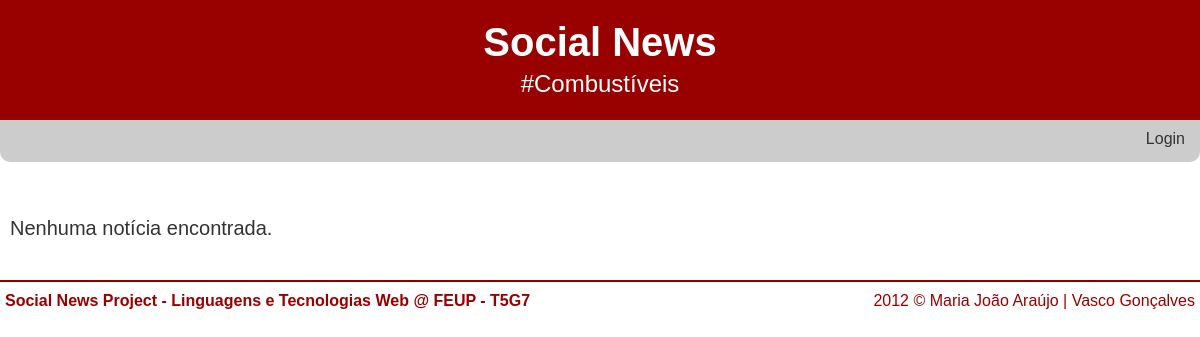
Page /?tag=Combustíveis on the earlier database version.
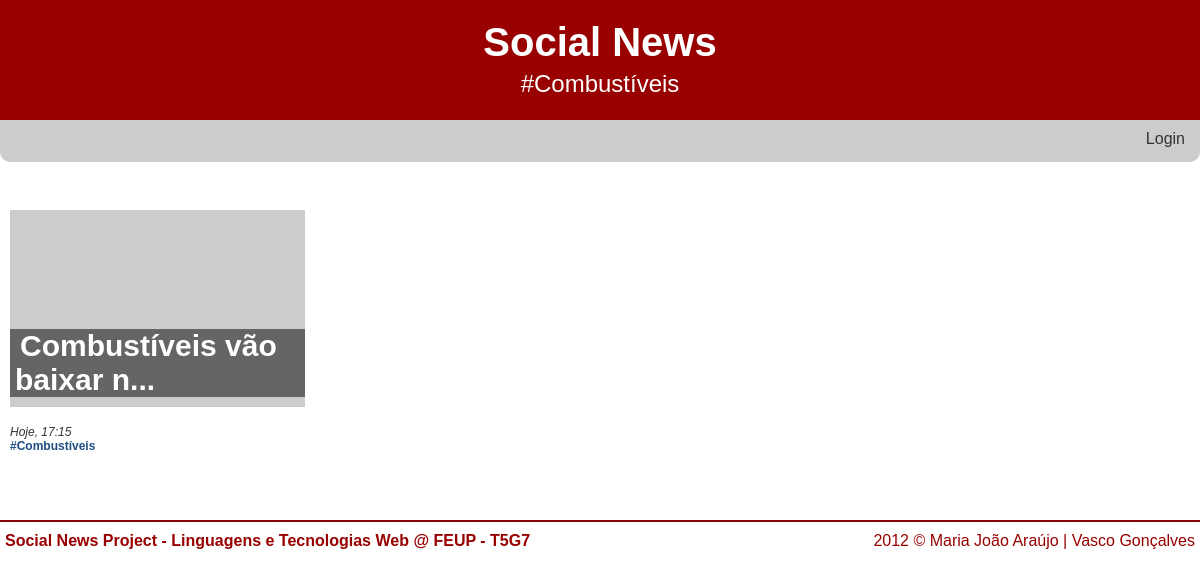
Same page on the later database version.
### tables this page shows
CREATE TABLE 'NEWS' (id integer primary key autoincrement, title text,'date' INTEGER, text text, posted_by text, 'url' TEXT, 'imported_by' TEXT);

### db/news_query.php (called while the page is built, shortened)
<?php
	require_once 'db/db.php';
	if(isset($id) && !empty($id))
	{
		$stmt = $db->prepare('SELECT id, title, date, text, posted_by, imported_by, url, tagname FROM news LEFT JOIN tag ON news.id=tag.news_id where id=:id');
		$stmt->bindparam(':id', $id);
	}
	elseif(isset($tag) && !empty($tag))
	{
		$stmt = $db->prepare('SELECT id, title, date, posted_by, imported_by, tagname FROM news LEFT JOIN tag ON news.id=tag.news_id where news.id in (select news_id from tag where tagname=:tag) ORDER BY id DESC');
		$stmt->bindparam(':tag', $tag);
	}
	elseif(isset($fav) && !empty($fav))
	{
		$stmt = $db->prepare('SELECT id, title, date, posted_by, imported_by, tagname FROM news LEFT JOIN tag ON news.id=tag.news_id LEFT JOIN favorite ON news.id=favorite.news_id where favorite.user_id = :user_id ORDER BY id DESC');
		$stmt->bindparam(':user_id', $_SESSION['user_id']);
	}
	else
	{
		$stmt = $db->prepare('SELECT id, title, date, posted_by, imported_by, tagname FROM news LEFT JOIN tag ON news.id=tag.news_id where news.id in (select id from news order by id desc limit 12 offset :offset) ORDER BY id DESC');
		$stmt->bindparam(':offset', $offset);
	}
	if(!$stmt->execute())
	{
		$error=$db->errorInfo();
		echo "Erro: " . $error[2];
	}
	else
		$news = $stmt->fetchAll();
?>

### common/functions.php (the view, shortened to what this page needs)
<?php
	function loggedIn() {
		return isset($_SESSION['username']);
	}
	function displayDate($date)
	{
		if(date('dmY') == date('dmY', $date))
          return "Hoje, ".date('H:i', $date);
        return $dayofweek." ".date('d/m/Y, H:i', $date);
	}
	function showAllNews($news)
	{
		foreach($news as $i=>$row) {
			if($row['id']==$news[$i-1]['id'])
				echo " <a href=\"./?tag=".$row['tagname']."\">#".$row['tagname']."</a>";
			else
			{
				$title = (strlen($row['title']) > 30) ? substr($row['title'],0,27).'...' : $row['title'];
				  echo "<div class=\"noticia_index\">
				  <h3><a href=\"./?id=".$row['id']."\">".stripslashes($title)."</a></h3>
				  <a href=\"./?id=".$row['id']."\"><img src=\"http://lorempixel.com/300/200/?dummy=".rand()."\" alt=\"300x200\"></a>
				  <div class=\"newsdetails\">
					<br />";
				echo displayDate($row['date']);
				if($row['tagname']!="")
				  echo "</div><div class=\"newstags\"><a href=\"./?tag=".stripslashes($row['tagname'])."\">#".stripslashes($row['tagname'])."</a>";
			}
			if($row['id']!=$news[$i+1]['id']) {
				echo   "</div>";
				echo "</div>";
			}
		}
	}
	function showHeader($subtitle)
	{
		echo "<div id=\"cabecalho\">";
		echo "<a href=\"./\"><h1>Social News</h1></a>";
		if(!empty($subtitle))
			echo "<h2>".$subtitle."</h2>";
		echo "</div>";
	}
	function showFooter()
	{
		echo "<div id=\"rodape\">
				<p>Social News Project - Linguagens e Tecnologias Web @ FEUP - T5G7</p>
				<div class=copyright>2012 © Maria João Araújo | Vasco Gonçalves</div>
			</div>";
	}
	function showLoginMenu()
	{
		echo "<ul class=\"login\">";
		if(loggedIn())
			echo "<li id=username userid=".$_SESSION['user_id'].">Bem-vindo <a href=ver_perfil_utilizador.php?id=".$_SESSION['user_id'].">".$_SESSION['username']."</a></li><li><a href=\"logout.php\">Logout</a></li>";
		else
			echo "<li><a href=\"login.php\">Login</a></li>";
		echo "</ul>";
	}
?>

### index.php (shortened to what this page needs)
<?php
	require_once 'common/functions.php';
	$id = (int)$_GET['id'];
	$tag = $_GET['tag'];
	$p = (int)$_GET['p'];
	$fav = (int)$_GET['fav'];
	$offset = $p*12;
	require_once 'db/news_query.php';
?>
<!DOCTYPE html>
<html>
	<head>
		<link rel="stylesheet" href="common/style.css">
	</head>
	<body>
<?php
	if(!empty($tag))
		showHeader('#'.$tag);
	elseif(!empty($fav))
		showHeader('Favoritos');
	else
		showHeader('');
?>
		<div id="menu">
			<ul>
<?php
	if(loggedIn())
	{
		echo "<a href=\"./\"><img src=\"common/home.png\"></a><li><a href=\"./?fav=1\">Meus favoritos</a></li>";
		if((editor() || admin()))
		{
			echo "<li><a href=\"nova_noticia.php\">Inserir notícia</a></li>";
		}
		if(admin())
		{
			echo "<li><a href=\"procurar_utilizador.php\">Gerir utilizadores</a></li>".
			"<li><a href=\"gerir_servidor.php\">Gerir servidores</a></li>".
			"<li><a href=\"obter_noticias.php\">Obter notícias</a></li>";
		}
	}
	else
	{
		echo "<li></li>";
	}
	echo "</ul>";
	showLoginMenu();
	echo "</div>";
?>
		<div id="conteudo">
<?php
	if(count($news)==0)
		echo "<h5>Nenhuma notícia encontrada.</h5>";
	else {
		if(!empty($id))
			showNewsId($news,$db);
		else{
			showAllNews($news);
		}
	}
	echo "</div>";
	showFooter();
?>
	</body>
</html>

Differences in the rows shown:
added news: title "Combustíveis vão baixar n...", date "Hoje, 17:15", tagname "Combustíveis"
Other differences:
text no longer shown: "Nenhuma notícia encontrada."
